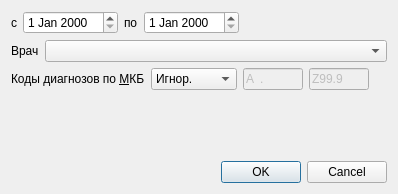
<?xml version="1.0" encoding="UTF-8"?>
<ui version="4.0">
 <class>DiagnosisDispansPlanedListDialog</class>
 <widget class="QDialog" name="DiagnosisDispansPlanedListDialog">
  <property name="geometry">
   <rect>
    <x>0</x>
    <y>0</y>
    <width>398</width>
    <height>194</height>
   </rect>
  </property>
  <property name="windowTitle">
   <string>Параметры</string>
  </property>
  <layout class="QGridLayout" name="gridLayout">
   <item row="2" column="0" colspan="2">
    <layout class="QHBoxLayout" name="horizontalLayout_2" stretch="0,0,1,1,0">
     <item>
      <widget class="QLabel" name="lblMKB">
       <property name="text">
        <string>Коды диагнозов по &amp;МКБ</string>
       </property>
       <property name="buddy">
        <cstring>cmbMKBFilter</cstring>
       </property>
      </widget>
     </item>
     <item>
      <widget class="QComboBox" name="cmbMKBFilter">
       <item>
        <property name="text">
         <string>Игнор.</string>
        </property>
       </item>
       <item>
        <property name="text">
         <string>Интервал</string>
        </property>
       </item>
      </widget>
     </item>
     <item>
      <widget class="CICDCodeEdit" name="edtMKBFrom">
       <property name="enabled">
        <bool>false</bool>
       </property>
       <property name="sizePolicy">
        <sizepolicy hsizetype="Fixed" vsizetype="Fixed">
         <horstretch>0</horstretch>
         <verstretch>0</verstretch>
        </sizepolicy>
       </property>
       <property name="maximumSize">
        <size>
         <width>60</width>
         <height>16777215</height>
        </size>
       </property>
       <property name="inputMask">
        <string>a00.00; </string>
       </property>
       <property name="text">
        <string>A.</string>
       </property>
       <property name="maxLength">
        <number>6</number>
       </property>
      </widget>
     </item>
     <item>
      <widget class="CICDCodeEdit" name="edtMKBTo">
       <property name="enabled">
        <bool>false</bool>
       </property>
       <property name="sizePolicy">
        <sizepolicy hsizetype="Fixed" vsizetype="Fixed">
         <horstretch>0</horstretch>
         <verstretch>0</verstretch>
        </sizepolicy>
       </property>
       <property name="maximumSize">
        <size>
         <width>60</width>
         <height>16777215</height>
        </size>
       </property>
       <property name="inputMask">
        <string>a00.00; </string>
       </property>
       <property name="text">
        <string>Z99.9</string>
       </property>
       <property name="maxLength">
        <number>6</number>
       </property>
      </widget>
     </item>
     <item>
      <spacer name="spacer">
       <property name="orientation">
        <enum>Qt::Horizontal</enum>
       </property>
       <property name="sizeHint" stdset="0">
        <size>
         <width>40</width>
         <height>20</height>
        </size>
       </property>
      </spacer>
     </item>
    </layout>
   </item>
   <item row="1" column="0">
    <widget class="QLabel" name="label_4">
     <property name="text">
      <string>Врач</string>
     </property>
    </widget>
   </item>
   <item row="3" column="0" colspan="2">
    <spacer name="verticalSpacer">
     <property name="orientation">
      <enum>Qt::Vertical</enum>
     </property>
     <property name="sizeHint" stdset="0">
      <size>
       <width>20</width>
       <height>40</height>
      </size>
     </property>
    </spacer>
   </item>
   <item row="4" column="1">
    <widget class="QDialogButtonBox" name="buttonBox">
     <property name="standardButtons">
      <set>QDialogButtonBox::Cancel|QDialogButtonBox::Ok</set>
     </property>
    </widget>
   </item>
   <item row="1" column="1">
    <widget class="CPersonComboBoxEx" name="cmbPerson"/>
   </item>
   <item row="0" column="0" colspan="2">
    <layout class="QHBoxLayout" name="horizontalLayout">
     <item>
      <widget class="QLabel" name="lblBegDate">
       <property name="text">
        <string>с</string>
       </property>
      </widget>
     </item>
     <item>
      <widget class="CDateEdit" name="edtBegDate"/>
     </item>
     <item>
      <widget class="QLabel" name="lblEndDate">
       <property name="text">
        <string>по</string>
       </property>
      </widget>
     </item>
     <item>
      <widget class="CDateEdit" name="edtEndDate"/>
     </item>
     <item>
      <spacer name="horizontalSpacer">
       <property name="orientation">
        <enum>Qt::Horizontal</enum>
       </property>
       <property name="sizeHint" stdset="0">
        <size>
         <width>40</width>
         <height>20</height>
        </size>
       </property>
      </spacer>
     </item>
    </layout>
   </item>
  </layout>
 </widget>
 <customwidgets>
  <customwidget>
   <class>CPersonComboBoxEx</class>
   <extends>QComboBox</extends>
   <header>Orgs/PersonComboBoxEx.h</header>
  </customwidget>
  <customwidget>
   <class>CDateEdit</class>
   <extends>QDateEdit</extends>
   <header>library/DateEdit</header>
  </customwidget>
  <customwidget>
   <class>CICDCodeEdit</class>
   <extends>QLineEdit</extends>
   <header>library/ICDCodeEdit.h</header>
  </customwidget>
 </customwidgets>
 <resources/>
 <connections>
  <connection>
   <sender>buttonBox</sender>
   <signal>rejected()</signal>
   <receiver>DiagnosisDispansPlanedListDialog</receiver>
   <slot>reject()</slot>
   <hints>
    <hint type="sourcelabel">
     <x>169</x>
     <y>77</y>
    </hint>
    <hint type="destinationlabel">
     <x>211</x>
     <y>7</y>
    </hint>
   </hints>
  </connection>
 </connections>
</ui>
